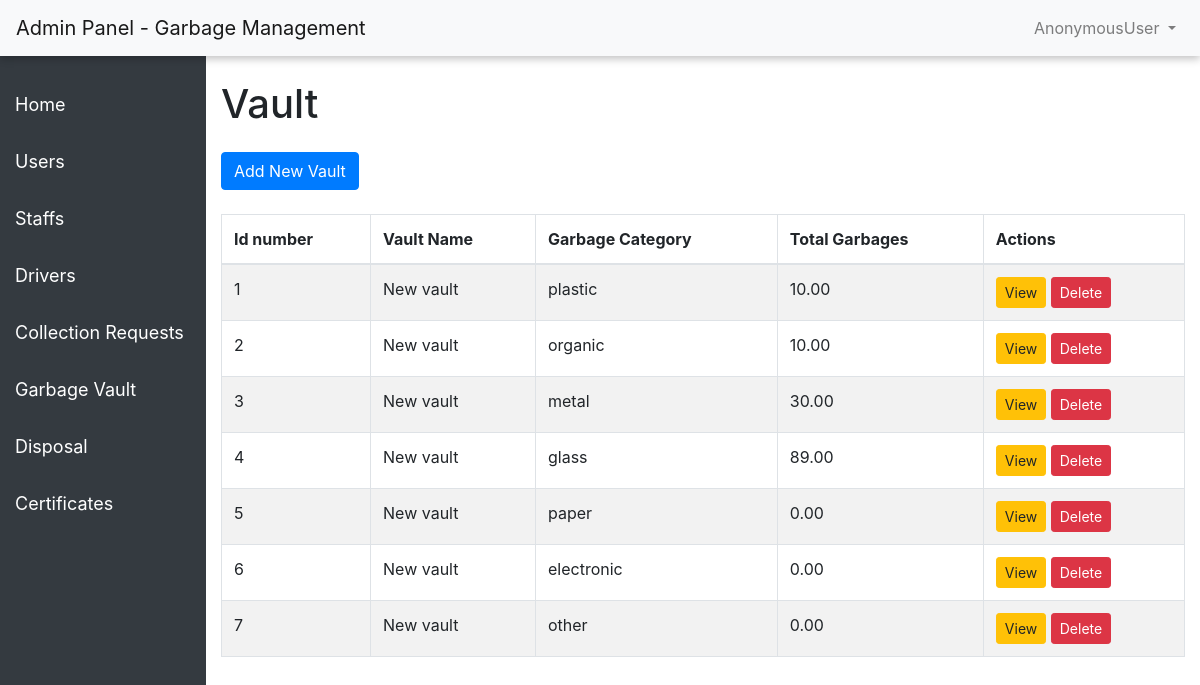
/work/vault_admin, run on the app's committed database.
### work/models.py (models this page shows)
class GarbageVault(models.Model):
    vault_name = models.CharField(max_length=200)
    garbage_category = models.CharField(max_length=255)
    total_weight = models.DecimalField(
        max_digits=6,
        decimal_places=2,
        verbose_name="Weight of Garbage (kg)",
        default=0
    )

### work/views.py (the view, shortened to what this page needs)
# urls.py: path("vault_admin", views.vault_admin,name="vault_admin"),
def vault_admin(request):
    vault = GarbageVault.objects.all()
    context = {
        "vault":vault
    }
    return render(request,'admin/vault.html',context)

### templates/admin/vault.html (shortened to what this page needs)
{% extends 'admin/index.html' %}
{% block admin %}
<div class="container mt-4">
    <h1 class="mb-4">Vault</h1>
    <button type="button" class="btn btn-primary mb-4" data-toggle="modal" data-target="#userModal">
        Add New Vault
    </button>
    <table class="table table-striped table-bordered" id="userTable">
        <thead>
            <tr>
                <th>Id number</th>
                <th>Vault Name</th>
                <th>Garbage Category</th>
                <th>Total Garbages</th>
                <th>Actions</th>
            </tr>
        </thead>
        <tbody>
            {% for user in vault %}
            <tr>
                <td>{{user.id}}</td>
                <td>{{user.vault_name}}</td>
                <td>{{user.garbage_category}}</td>
                <td>{{user.total_weight}}</td>
                <td>
                    <a href="" class="btn btn-warning btn-sm">View</a>
                    <a href="" onclick="return confirm('Are you sure want to delete')"
                        class="btn btn-danger btn-sm">Delete</a>
                </td>
            </tr>
            {% endfor %}
        </tbody>
    </table>
</div>
{% endblock %}

### templates/admin/index.html (shortened to what this page needs)
<!DOCTYPE html>
<html lang="en">
<head>
    <link href="https://stackpath.bootstrapcdn.com/bootstrap/4.5.2/css/bootstrap.min.css" rel="stylesheet">
</head>
<body>
    <nav class="navbar navbar-expand-lg navbar-light bg-light "
        style="background-color: #e3f2fd;box-shadow: rgba(0, 0, 0, 0.24) 0px 3px 8px;">
        <a class="navbar-brand" href="#">Admin Panel - Garbage Management</a>
        <div class="collapse navbar-collapse justify-content-end">
            <ul class="navbar-nav">
                <li class="nav-item dropdown">
                    <a class="nav-link dropdown-toggle" href="#" id="navbarDropdown" role="button"
                        data-toggle="dropdown" aria-haspopup="true" aria-expanded="false">
                        {{request.user}}
                    </a>
                </li>
            </ul>
        </div>
    </nav>
    <main>
        <div class="sidebar">
            <a href="{%url 'AdminIndex' %}">Home</a>
            <a href="{%url 'user_admin' %}">Users</a>
            <a href="{%url 'staff_admin' %}">Staffs</a>
            <a href="{%url 'driver_admin' %}">Drivers</a>
            <a href="{%url 'collection_requests_admin' %}">Collection Requests</a>
            <a href="{%url 'vault_admin' %}">Garbage Vault</a>
            <a href="#disposal">Disposal</a>
            <a href="#certificates">Certificates</a>
        </div>
        {% block admin %}{% endblock %}
    </main>
</body>
</html>

### templates/admin/index.html (style rules this page uses)
main { display: flex; }
.sidebar { width: 250px; height: 100vh; background-color: #343a40; padding-top: 20px; }
.sidebar a { padding: 15px; text-decoration: none; font-size: 18px; color: white; display: block; }

### data on the page
GarbageVault: id "1", vault_name "New vault", garbage_category "plastic", total_weight "10.00"
GarbageVault: id "2", vault_name "New vault", garbage_category "organic", total_weight "10.00"
GarbageVault: id "3", vault_name "New vault", garbage_category "metal", total_weight "30.00"
GarbageVault: id "4", vault_name "New vault", garbage_category "glass", total_weight "89.00"
GarbageVault: id "5", vault_name "New vault", garbage_category "paper", total_weight "0.00"
GarbageVault: id "6", vault_name "New vault", garbage_category "electronic", total_weight "0.00"
GarbageVault: id "7", vault_name "New vault", garbage_category "other", total_weight "0.00"

### other printed values
{{ request.user }} "AnonymousUser"
